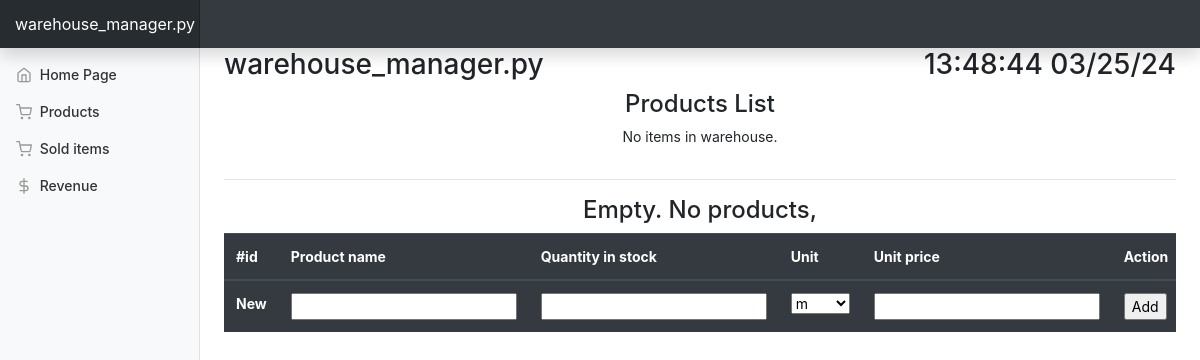
/products, run on an earlier commit of the app's database.
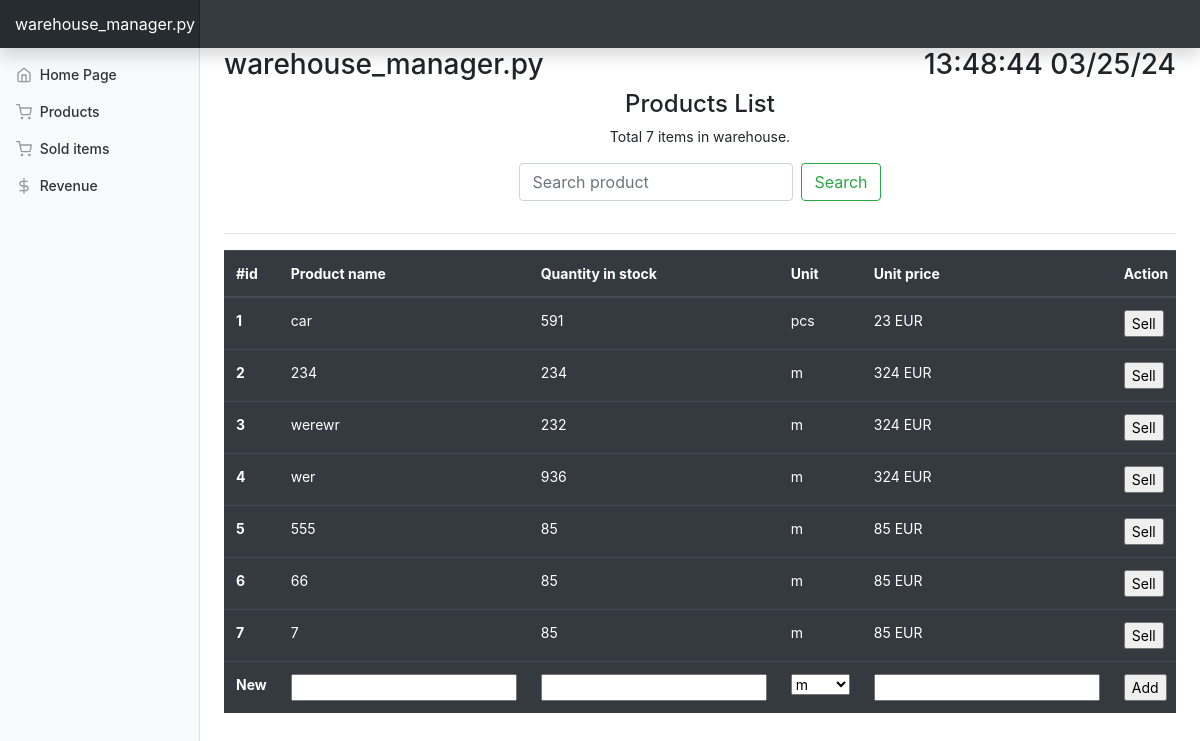
And on a later commit of the database.
### app/models.py (models this page shows, shortened)
class Item(db.Model):
    id = db.Column(db.Integer, primary_key=True)
    name = db.Column(db.String(100), index=True, unique=True)
    quantity_in_stock = db.Column(db.Integer, index=True)
    quantity_sold = db.Column(db.Integer, index=True)
    unit = db.Column(db.String(100), index=True)
    unit_price = db.Column(db.Integer, index=True)

### app/routes.py (the view, shortened to what this page needs)
@app.route('/products', methods=["GET", "POST"])
def products_list():
    global prev_path
    prev_path = request.path
    addItemForm = ProductAddForm()
    search_query = request.args.get('search')
    if search_query:
        items = Item.query.filter(Item.name.ilike(f"%{search_query}%"), Item.quantity_in_stock > 0).all()
        items_found_count = len(items)
        items_count = len(Item.query.filter(Item.quantity_in_stock > 0).all())
    else:
        items = Item.query.filter(Item.quantity_in_stock > 0).all()
        items_count = len(items)
        items_found_count = None
    sorted_items = sorted([item if item.quantity_in_stock > 0 else None for item in items], key=lambda item: item.id)
    return render_template("products_list.html",
                           date_and_time=get_current_time_and_date(),
                           form=addItemForm,
                           items=sorted_items,
                           items_found_count=items_found_count,
                           items_count=items_count,
                           search_query=search_query if search_query else None,
                           )

### app/forms.py
class ProductAddForm(FlaskForm):
    name = StringField('Name',
                       validators=[DataRequired()])
    quantity_in_stock = DecimalField('Quantity',
                            validators=[DataRequired(),
                                        NumberRange(min=0,
                                                    message=None)])
    unit = SelectField('Unit',
                       validators=[DataRequired()],
                       choices=[('m', 'm'),
                                ('kg', 'kg'),
                                ('pcs', 'pcs'),
                                ('box', 'box'),
                                ('pallet', 'pallet')])
    unit_price = DecimalField('Unit price',
                              validators=[DataRequired(),
                                          NumberRange(min=0,
                                                      message=None)])

### app/utils.py (called while the page is built)
def get_current_time_and_date():
    date_and_time = datetime.datetime.now()
    return date_and_time.strftime("%X %x")

### app/templates/products_list.html (shortened to what this page needs)
{% extends "base.html" %}
{% block content %}
<div>
  <div class="w-100 d-flex flex-column justify-content-center align-items-center">
    <h4>Products List</h4>
    <p>{% if items_count == 0 %} No items in warehouse.
       {%  elif items_count == 1 %} {{ items_count}} item in warehouse.
       {%  else %} Total {{ items_count}} items in warehouse.
       {% endif %}
    </p>
    {% if items %}
    <form class="form-inline mb-3" action="/products" method="GET">
      <input class="form-control mr-sm-2" type="text" value="{% if search_query %}{{ search_query }}{% endif %}" placeholder="Search product" aria-label="Search product" name="search">
      <button class="btn btn-outline-success" type="submit">Search</button>
    </form>
    {% endif %}
  </div>
    <hr>
  <div class="table-responsive">
    <table class="table table-dark">
      <thead>
        <tr>
          <th scope="col">#id</th>
          <th scope="col">Product name</th>
          <th scope="col">Quantity in stock</th>
          <th scope="col">Unit</th>
          <th scope="col">Unit price</th>
          <th scope="col">Action</th>
        </tr>
      </thead>
      <tbody>
        {% if items %}
        {% for item in items %}
          <tr>
            <th scope="row">{{ item.id }}</th>
            <td>{{ item.name }}</td>
            <td>{{ item.quantity_in_stock }}</td>
            <td>{{ item.unit }}</td>
            <td>{{ item.unit_price }} EUR</td>
            <td>
              <form method="GET" action="/sell/{{ item.name }}">
                <input type="submit" value="Sell">
              </form>
            </td>
          </tr>
        {% endfor %}
        {% else %}
        <div class="w-100 d-flex flex-column justify-content-center align-items-center">
          <h4>Empty. No products,</h4>
        </div>
        {% endif %}
          <form method="POST" action="/products">
            <tr>
              <th score="row">New</th>
                {% for field in form if field.widget.input_type != 'hidden' %}
                  <td>{{ field }}</td>
                {% endfor %}
                <td><input type="submit" value="Add"></td>
              </tr>
          </form>
        </tbody>
    </table>
  </div>
</div>
{% endblock %}

### app/templates/base.html (shortened to what this page needs)
<!doctype html>
<html lang="en">
  <head>
<link rel="stylesheet" href="https://stackpath.bootstrapcdn.com/bootstrap/4.4.1/css/bootstrap.min.css">
    <link rel="stylesheet" href="{{ url_for('static', filename='css/dashboard.css') }}">
  </head>
  <body>
    <nav class="navbar navbar-dark fixed-top bg-dark flex-md-nowrap p-0 shadow">
  <a class="navbar-brand col-sm-3 col-md-2 mr-0" href="/">warehouse_manager.py</a>
</nav>
<div class="container-fluid">
  <div class="row">
    <nav class="col-md-2 d-none d-md-block bg-light sidebar">
      <div class="sidebar-sticky">
        <ul class="nav flex-column">
          <li class="nav-item">
            <a class="nav-link" href="/">
              <span data-feather="home"></span>
              Home Page <span class="sr-only">(current)</span>
            </a>
          </li>
          <li class="nav-item">
            <a class="nav-link" href="{{ url_for('products_list') }}">
              <span data-feather="shopping-cart"></span>
              Products
            </a>
          </li>
          <li class="nav-item">
            <a class="nav-link" href="{{ url_for('sold_list') }}">
              <span data-feather="shopping-cart"></span>
              Sold items
            </a>
          </li>
          <li class="nav-item">
            <a class="nav-link" href="{{ url_for('show_revenue') }}">
              <span data-feather="dollar-sign"></span>
              Revenue
            </a>
          </li>
        </ul>
      </div>
    </nav>
    <main role="main" class="col-md-9 ml-sm-auto col-lg-10 px-4">
      <div class="d-flex flex-row justify-content-between align-items-center">
        <h3>warehouse_manager.py</h3>
        <h3>{{ date_and_time }}</h3>
      </div>
      {% block content %}
      {% endblock content %}
    </main>
  </div>
</div>
</body>
</html>

### static/css/dashboard.css (style rules this page uses)
body { font-size: .875rem; }
.feather { width: 16px; height: 16px; vertical-align: text-bottom; }
.sidebar { position: fixed; top: 0; bottom: 0; left: 0; z-index: 100; padding: 48px 0 0; box-shadow: inset -1px 0 0 rgba(0, 0, 0, .1); }
.sidebar-sticky { position: relative; top: 0; height: calc(100vh - 48px); padding-top: .5rem; overflow-x: hidden; overflow-y: auto; }
.sidebar .nav-link { font-weight: 500; color: #333; }
.sidebar .nav-link .feather { margin-right: 4px; color: #999; }
[role="main"] { padding-top: 133px; }
@media (min-width: 768px) { [role="main"] { padding-top: 48px; } }
.navbar-brand { padding-top: .75rem; padding-bottom: .75rem; font-size: 1rem; background-color: rgba(0, 0, 0, .25); box-shadow: inset -1px 0 0 rgba(0, 0, 0, .25); }

What changed in the data, as far as the page shows it:
added Item: id "1", name "car", quantity_in_stock "591", unit "pcs", unit_price "23"
added Item: id "2", name "234", quantity_in_stock "234", unit "m", unit_price "324"
added Item: id "3", name "werewr", quantity_in_stock "232", unit "m", unit_price "324"
added Item: id "4", name "wer", quantity_in_stock "936", unit "m", unit_price "324"
added Item: id "5", name "555", quantity_in_stock "85", unit "m", unit_price "85"
added Item: id "6", name "66", quantity_in_stock "85", unit "m", unit_price "85"
added Item: id "7", name "7", quantity_in_stock "85", unit "m", unit_price "85"
Also different on the page:
{{ items_count }}: (not shown) → "7"
text no longer shown: "No items in warehouse. Empty. No products,"
text now shown: "Total items in warehouse. Search"
